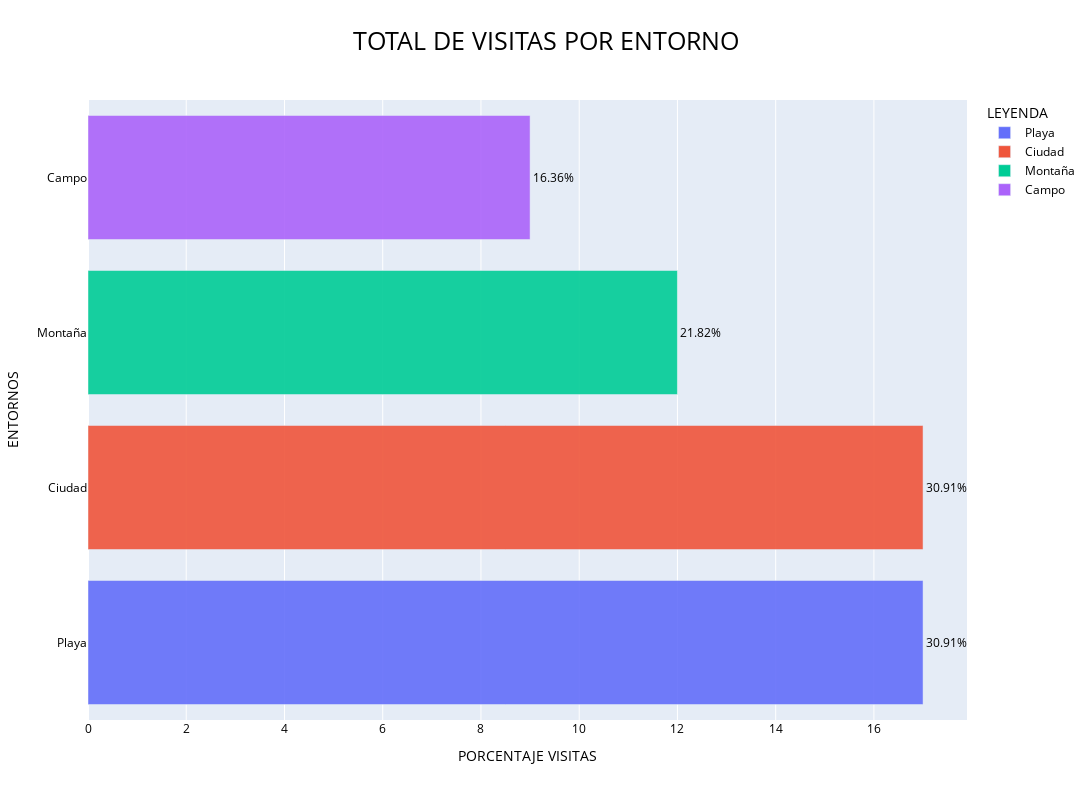

Notebook code for this chart:
### Code cell
import plotly.express as px

fig = px.bar(df_input, y=df_input['ENTORNO'].unique(), x=df_input['ENTORNO'].value_counts(), text=porcentaje,title="TOTAL DE VISITAS POR ENTORNO", color=colores, barmode="overlay", opacity=.90)
fig.update_traces(texttemplate='%{text:0.2f}%', textposition='outside')
fig.update_layout(uniformtext_minsize=10, uniformtext_mode='hide')
fig.update_layout(barmode='overlay',width=1200, height=800,title_font_size=25, title_font_color='black', title_xanchor='auto')
fig.update_layout(title_x=0.5, font_color='black')
fig.update_layout(font_color='black')
fig.update_layout(font_size=12)
fig.update_layout(xaxis_title="PORCENTAJE VISITAS", yaxis_title="ENTORNOS", legend_title="LEYENDA")
fig.show()

### Figure 1 — Plotly figure (JSON) as saved in the notebook; plotly's stock layout.template omitted (floating-point values rounded to 4 significant figures)
{"data": [{"alignmentgroup": "True", "hovertemplate": "color=Playa<br>x=%{x}<br>y=%{y}<br>text=%{text}<extra></extra>", "legendgroup": "Playa", "marker": {"color": "#636efa", "opacity": 0.9, "pattern": {"shape": ""}}, "name": "Playa", "offsetgroup": "Playa", "orientation": "h", "showlegend": true, "text": [30.91], "textposition": "outside", "texttemplate": "%{text:0.2f}%", "type": "bar", "x": [17], "xaxis": "x", "y": ["Playa"], "yaxis": "y"}, {"alignmentgroup": "True", "hovertemplate": "color=Ciudad<br>x=%{x}<br>y=%{y}<br>text=%{text}<extra></extra>", "legendgroup": "Ciudad", "marker": {"color": "#EF553B", "opacity": 0.9, "pattern": {"shape": ""}}, "name": "Ciudad", "offsetgroup": "Ciudad", "orientation": "h", "showlegend": true, "text": [30.91], "textposition": "outside", "texttemplate": "%{text:0.2f}%", "type": "bar", "x": [17], "xaxis": "x", "y": ["Ciudad"], "yaxis": "y"}, {"alignmentgroup": "True", "hovertemplate": "color=Montaña<br>x=%{x}<br>y=%{y}<br>text=%{text}<extra></extra>", "legendgroup": "Montaña", "marker": {"color": "#00cc96", "opacity": 0.9, "pattern": {"shape": ""}}, "name": "Montaña", "offsetgroup": "Montaña", "orientation": "h", "showlegend": true, "text": [21.82], "textposition": "outside", "texttemplate": "%{text:0.2f}%", "type": "bar", "x": [12], "xaxis": "x", "y": ["Montaña"], "yaxis": "y"}, {"alignmentgroup": "True", "hovertemplate": "color=Campo<br>x=%{x}<br>y=%{y}<br>text=%{text}<extra></extra>", "legendgroup": "Campo", "marker": {"color": "#ab63fa", "opacity": 0.9, "pattern": {"shape": ""}}, "name": "Campo", "offsetgroup": "Campo", "orientation": "h", "showlegend": true, "text": [16.36], "textposition": "outside", "texttemplate": "%{text:0.2f}%", "type": "bar", "x": [9], "xaxis": "x", "y": ["Campo"], "yaxis": "y"}], "layout": {"barmode": "overlay", "font": {"color": "black", "size": 12}, "height": 800, "legend": {"title": {"text": "LEYENDA"}, "tracegroupgap": 0}, "title": {"font": {"color": "black", "size": 25}, "text": "TOTAL DE VISITAS POR ENTORNO", "x": 0.5, "xanchor": "auto"}, "uniformtext": {"minsize": 10, "mode": "hide"}, "width": 1200, "xaxis": {"anchor": "y", "domain": [0, 1], "title": {"text": "PORCENTAJE VISITAS"}}, "yaxis": {"anchor": "x", "domain": [0, 1], "title": {"text": "ENTORNOS"}}}}
